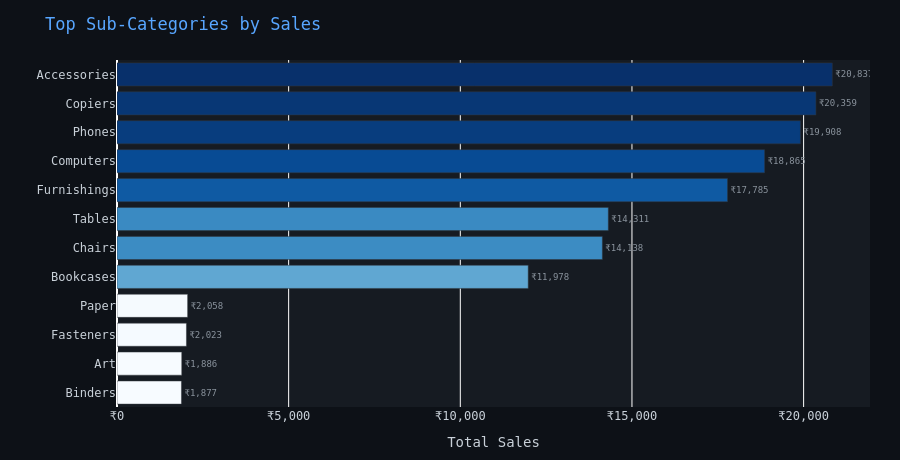

This figure's notebook cell:
### Markdown cell above
---
##  Chart 7 — Top Sub-Categories (Animated Bar)
Interactive horizontal bar — hover for exact values

### Code cell
sub_stats = df.groupby('Sub_Category').agg(
    Sales=('Sales','sum'),
    Profit=('Profit','sum'),
    Orders=('Order_ID','count')
).reset_index().sort_values('Sales', ascending=True).tail(12)

fig = go.Figure()
fig.add_trace(go.Bar(
    x=sub_stats['Sales'], y=sub_stats['Sub_Category'],
    orientation='h',
    marker=dict(
        color=sub_stats['Sales'],
        colorscale='Blues',
        showscale=False,
        line=dict(color='#30363d', width=0.5)
    ),
    customdata=np.stack([sub_stats['Profit'], sub_stats['Orders']], axis=-1),
    hovertemplate='<b>%{y}</b><br>Sales: ₹%{x:,.0f}<br>Profit: ₹%{customdata[0]:,.0f}<br>Orders: %{customdata[1]}<extra></extra>',
    text=[f'₹{v:,.0f}' for v in sub_stats['Sales']],
    textposition='outside', textfont=dict(color='#8b949e', size=9)
))

fig.update_layout(
    paper_bgcolor='#0d1117', plot_bgcolor='#161b22',
    font=dict(color='#c9d1d9', family='monospace'),
    legend=dict(bgcolor='#161b22', bordercolor='#30363d', borderwidth=1),
    hoverlabel=dict(bgcolor='#1c2128', bordercolor='#58a6ff', font_color='#c9d1d9'),
    margin=dict(l=60, r=30, t=60, b=50),
    title=dict(text=' Top Sub-Categories by Sales', font=dict(size=17, color='#58a6ff')),
    xaxis=dict(tickprefix='₹', tickformat=',.0f', title='Total Sales'),
    yaxis=dict(title=''),
    height=460
)
fig.show()

### Figure 1 — Plotly figure (JSON) as saved in the notebook; plotly's stock layout.template omitted (floating-point values rounded to 4 significant figures)
{"data": [{"customdata": [[283.7, 64.0], [221.8, 56.0], [277.5, 65.0], [269.9, 66.0], [1560.0, 58.0], [1778.0, 78.0], [2026.0, 81.0], [2231.0, 85.0], [2340.0, 76.0], [2818.0, 87.0], [2624.0, 90.0], [2768.0, 92.0]], "hovertemplate": "<b>%{y}</b><br>Sales: ₹%{x:,.0f}<br>Profit: ₹%{customdata[0]:,.0f}<br>Orders: %{customdata[1]}<extra></extra>", "marker": {"color": [1877.0, 1886.0, 2023.0, 2058.0, 11980.0, 14140.0, 14310.0, 17780.0, 18860.0, 19910.0, 20360.0, 20840.0], "colorscale": [[0, "rgb(247,251,255)"], [0.125, "rgb(222,235,247)"], [0.25, "rgb(198,219,239)"], [0.375, "rgb(158,202,225)"], [0.5, "rgb(107,174,214)"], [0.625, "rgb(66,146,198)"], [0.75, "rgb(33,113,181)"], [0.875, "rgb(8,81,156)"], [1, "rgb(8,48,107)"]], "line": {"color": "#30363d", "width": 0.5}, "showscale": false}, "orientation": "h", "text": ["₹1,877", "₹1,886", "₹2,023", "₹2,058", "₹11,978", "₹14,138", "₹14,311", "₹17,785", "₹18,865", "₹19,908", "₹20,359", "₹20,837"], "textfont": {"color": "#8b949e", "size": 9}, "textposition": "outside", "type": "bar", "x": [1877.0, 1886.0, 2023.0, 2058.0, 11980.0, 14140.0, 14310.0, 17780.0, 18860.0, 19910.0, 20360.0, 20840.0], "y": ["Binders", "Art", "Fasteners", "Paper", "Bookcases", "Chairs", "Tables", "Furnishings", "Computers", "Phones", "Copiers", "Accessories"]}], "layout": {"font": {"color": "#c9d1d9", "family": "monospace"}, "height": 460, "hoverlabel": {"bgcolor": "#1c2128", "bordercolor": "#58a6ff", "font": {"color": "#c9d1d9"}}, "legend": {"bgcolor": "#161b22", "bordercolor": "#30363d", "borderwidth": 1}, "margin": {"b": 50, "l": 60, "r": 30, "t": 60}, "paper_bgcolor": "#0d1117", "plot_bgcolor": "#161b22", "title": {"font": {"color": "#58a6ff", "size": 17}, "text": " Top Sub-Categories by Sales"}, "xaxis": {"tickformat": ",.0f", "tickprefix": "₹", "title": {"text": "Total Sales"}}, "yaxis": {"title": {"text": ""}}}}
